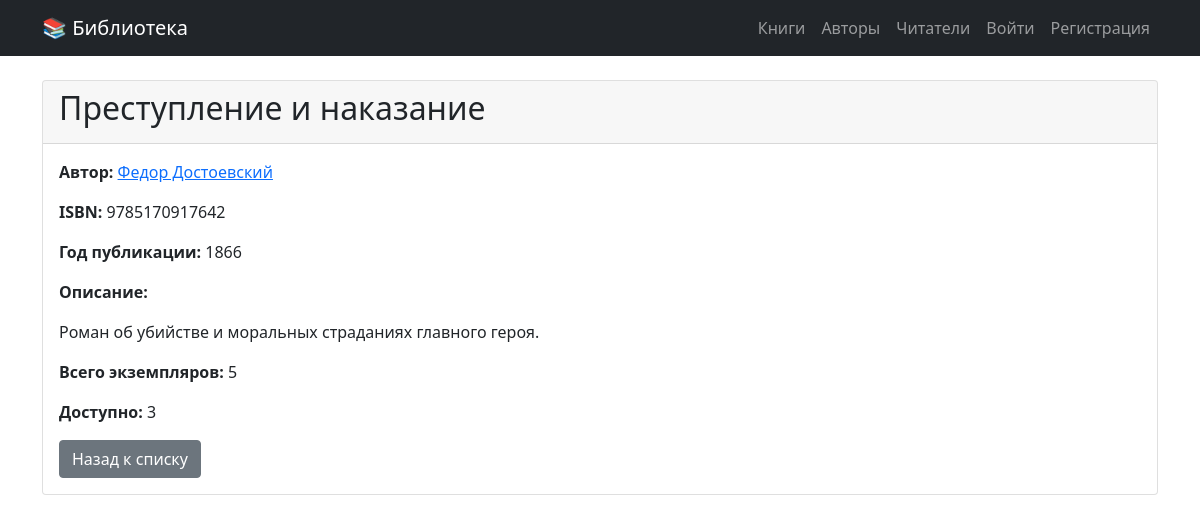
Page /books/1/ on the committed database.
### library/models.py (models this page shows, shortened)
class Book(models.Model):
    title = models.CharField('Название', max_length=200)
    author = models.ForeignKey(Author, on_delete=models.CASCADE, verbose_name='Автор', related_name='books')
    isbn = models.CharField('ISBN', max_length=13, unique=True)
    publication_year = models.IntegerField('Год публикации')
    description = models.TextField('Описание', blank=True)
    total_copies = models.IntegerField('Всего экземпляров', default=1)
    available_copies = models.IntegerField('Доступно экземпляров', default=1)
    created_at = models.DateTimeField('Дата добавления', auto_now_add=True)
    class Meta:
        verbose_name = 'Книга'
        verbose_name_plural = 'Книги'

class Author(models.Model):
    first_name = models.CharField('Имя', max_length=100)
    last_name = models.CharField('Фамилия', max_length=100)
    birth_date = models.DateField('Дата рождения', null=True, blank=True)
    bio = models.TextField('Биография', blank=True)
    def __str__(self):
        return f"{self.first_name} {self.last_name}"
    class Meta:
        verbose_name = 'Автор'
        verbose_name_plural = 'Авторы'

### library/views.py (the view)
# urls.py: path('books/<int:pk>/', views.book_detail_view, name='book_detail'),
def book_detail_view(request, pk):
    book = get_object_or_404(Book, pk=pk)
    return render(request, 'library/book_detail.html', {'book': book})

### library/templates/library/book_detail.html (shortened to what this page needs)
{% extends 'library/base.html' %}
{% block content %}
<div class="card">
    <div class="card-header">
        <h2>{{ book.title }}</h2>
    </div>
    <div class="card-body">
        <p><strong>Автор:</strong> <a href="{% url 'library:author_detail' book.author.id %}">{{ book.author }}</a></p>
        <p><strong>ISBN:</strong> {{ book.isbn }}</p>
        <p><strong>Год публикации:</strong> {{ book.publication_year }}</p>
        <p><strong>Описание:</strong> {{ book.description|linebreaks }}</p>
        <p><strong>Всего экземпляров:</strong> {{ book.total_copies }}</p>
        <p><strong>Доступно:</strong> {{ book.available_copies }}</p>
        <div class="mt-3">
            <a href="{% url 'library:book_list' %}" class="btn btn-secondary">Назад к списку</a>
        </div>
    </div>
</div>
{% endblock %}

### rows in the picture
Book: title "Преступление и наказание", author "Федор Достоевский", isbn "9785170917642", publication_year "1866", description "Роман об убийстве и моральных страданиях главного героя.", total_copies "5", available_copies "3"
